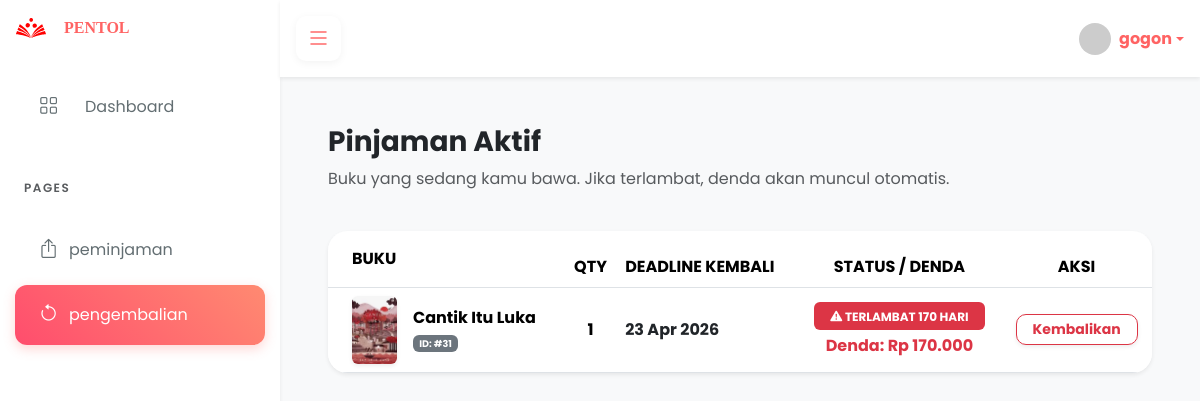
Screenshot of /siswa/index.php?link=pengembalian (signed in) with the database file from the repository.
### tables this page shows
CREATE TABLE `detail_peminjaman` (
  `id_detail` int NOT NULL,
  `id_pinjam` int NOT NULL,
  `id_buku` int NOT NULL,
  `Qty` int NOT NULL,
  `status_item` enum('dipinjam','dikembalikan','pending') NOT NULL
);

CREATE TABLE `buku` (
  `id_buku` int NOT NULL,
  `foto` text NOT NULL,
  `isbn` varchar(30) NOT NULL,
  `judul` varchar(150) NOT NULL,
  `pengarang` varchar(100) NOT NULL,
  `penerbit` varchar(100) NOT NULL,
  `tahun_terbit` int NOT NULL,
  `kategori` varchar(50) NOT NULL,
  `lokasi_rak` varchar(30) NOT NULL,
  `stok_total` int NOT NULL,
  `stok_tersedia` int NOT NULL
);

CREATE TABLE `peminjaman` (
  `id_pinjam` int NOT NULL,
  `id_anggota` int NOT NULL,
  `id_user` int NOT NULL,
  `tanggal_pinjam` date NOT NULL,
  `tanggal_jatuh_tempo` date NOT NULL,
  `status_pinjam` enum('dipinjam','selesai','terlambat','pending') NOT NULL
);

### siswa/pengembalian.php (the view, shortened to what this page needs)
<?php
$id_agt = $_SESSION['id_anggota'];
$tgl_sekarang = date('Y-m-d');
?>
<div class="container-fluid p-4">
    <div class="row mb-4">
        <div class="col">
            <h3 class="fw-bold text-dark" data-aos="fade-down">Pinjaman Aktif</h3>
            <p class="text-muted" data-aos="fade-down">Buku yang sedang kamu bawa. Jika terlambat, denda akan muncul otomatis.</p>
        </div>
    </div>
    <div class="card border-0 shadow-sm" style="border-radius: 20px; overflow: hidden;" data-aos="fade-up">
        <div class="table-responsive">
            <table class="table table-hover align-middle mb-0">
                <thead class="bg-light text-uppercase">
                    <tr>
                        <th class="ps-4 py-3">Buku</th>
                        <th class="text-center">Qty</th>
                        <th>Deadline Kembali</th>
                        <th class="text-center">Status / Denda</th>
                        <th class="text-center">Aksi</th>
                    </tr>
                </thead>
                <tbody>
                    <?php
                    $sql = mysqli_query($koneksi, "SELECT
                        p.id_pinjam,
                        p.tanggal_jatuh_tempo,
                        p.status_pinjam,
                        dp.Qty,
                        b.judul,
                        b.foto,
                        pg.status_kembali
                        FROM peminjaman p
                        JOIN detail_peminjaman dp ON p.id_pinjam = dp.id_pinjam
                        JOIN buku b ON dp.id_buku = b.id_buku
                        LEFT JOIN pengembalian pg ON p.id_pinjam = pg.id_pinjam
                        WHERE p.id_anggota = '$id_agt' AND p.status_pinjam = 'dipinjam'");
                    if (!$sql) {
                        echo "<tr><td colspan='5' class='text-center py-4 text-danger'>Kesalahan Query: " . mysqli_error($koneksi) . "</td></tr>";
                    } elseif (mysqli_num_rows($sql) == 0) {
                        echo "<tr><td colspan='5' class='text-center py-5 text-muted'>Tidak ada pinjaman aktif.</td></tr>";
                    } else {
                        while($data = mysqli_fetch_array($sql)) {
                            $qty = (int)$data['Qty'];
                            $denda = 0;
                            $selisih = 0;
                            $tgl_deadline = $data['tanggal_jatuh_tempo'];
                            $is_pending = ($data['status_kembali'] == 'pending');
                            if(!$is_pending && $tgl_sekarang > $tgl_deadline) {
                                $t1 = strtotime($tgl_sekarang);
                                $t2 = strtotime($tgl_deadline);
                                $selisih = floor(($t1 - $t2) / (60*60*24));
                                $denda = ($selisih * 1000) * $qty;
                            }
                        ?>
                        <tr>
                            <td class="ps-4">
                                <div class="d-flex align-items-center">
                                    <?php
                                        $path_foto = "../asset/img/buku/" . $data['foto'];
                                        $foto = (!empty($data['foto']) && file_exists($path_foto)) ? $path_foto : "../asset/img/no-book.jpg";
                                    ?>
                                    <img src="<?= $foto; ?>" width="45" class="rounded me-3 shadow-sm">
                                    <div>
                                        <span class="fw-bold d-block"><?= $data['judul']; ?></span>
                                        <small class="badge bg-secondary" style="font-size: 0.6rem;">ID: #<?= $data['id_pinjam']; ?></small>
                                    </div>
                                </div>
                            </td>
                            <td class="text-center">
                                <span class="fw-bold"><?= $qty; ?></span>
                            </td>
                            <td>
                                <span class="text-dark fw-bold"><?= date('d M Y', strtotime($tgl_deadline)); ?></span>
                            </td>
                            <td class="text-center">
                                <?php if($is_pending): ?>
                                    <div class="badge bg-warning text-dark px-3 py-2">
                                        <i class="bi bi-clock-history"></i> MENUNGGU KONFIRMASI
                                    </div>
                                    <div class="text-muted small mt-1">Bawa buku ke petugas perpus</div>
                                <?php elseif($denda > 0): ?>
                                    <div class="badge bg-danger px-3 py-2 mb-1">
                                        <i class="bi bi-exclamation-triangle-fill"></i> TERLAMBAT <?= $selisih ?> HARI
                                    </div>
                                    <div class="text-danger fw-bold d-block">Denda: Rp <?= number_format($denda, 0, ',', '.'); ?></div>
                                <?php endif; ?>
                            </td>
                            <td class="text-center">
                                <?php if($is_pending): ?>
                                    <button class="btn btn-secondary btn-sm fw-bold px-3 shadow-sm" style="border-radius: 10px;" disabled>
                                        Diproses...
                                    </button>
                                <?php else: ?>
                                    <form action="proses_kembali.php" method="POST">
                                        <button type="submit" class="btn btn-outline-danger btn-sm fw-bold px-3 shadow-sm"
                                                style="border-radius: 10px;"
                                                onclick="return confirm('Apakah kamu ingin mengajukan pengembalian buku ini?')">
                                           Kembalikan
                                        </button>
                                    </form>
                                <?php endif; ?>
                            </td>
                        </tr>
                        <?php
                        }
                    }
                    ?>
                </tbody>
            </table>
        </div>
    </div>
</div>
<link rel="stylesheet" href="../asset/css/peminjaman.css" />

### asset/css/base.css (style rules this page uses)
:root { --pink-wara: #ff6363; --pink-grad: linear-gradient(45deg, #ff4d6d, #ff8a71); --bg-light: #f8f9fa; --sidebar-width: 280px; --sidebar-small: 80px; }
body { font-family: 'Poppins', sans-serif; background-color: var(--bg-light); overflow-x: hidden; }

### asset/css/peminjaman.css (style rules this page uses)
body { background-color: #f0f2f5; font-family: 'Poppins', sans-serif; }

### rows the page displays
detail_peminjaman: id_buku.foto (picture), id_buku.judul "Cantik Itu Luka", id_pinjam.id_pinjam "31", Qty "1", id_pinjam.tanggal_jatuh_tempo "23 Apr 2026", id_pinjam.tanggal_jatuh_tempo "170", denda "170.000"

### other values shown
$_SESSION['username'] "gogon"
